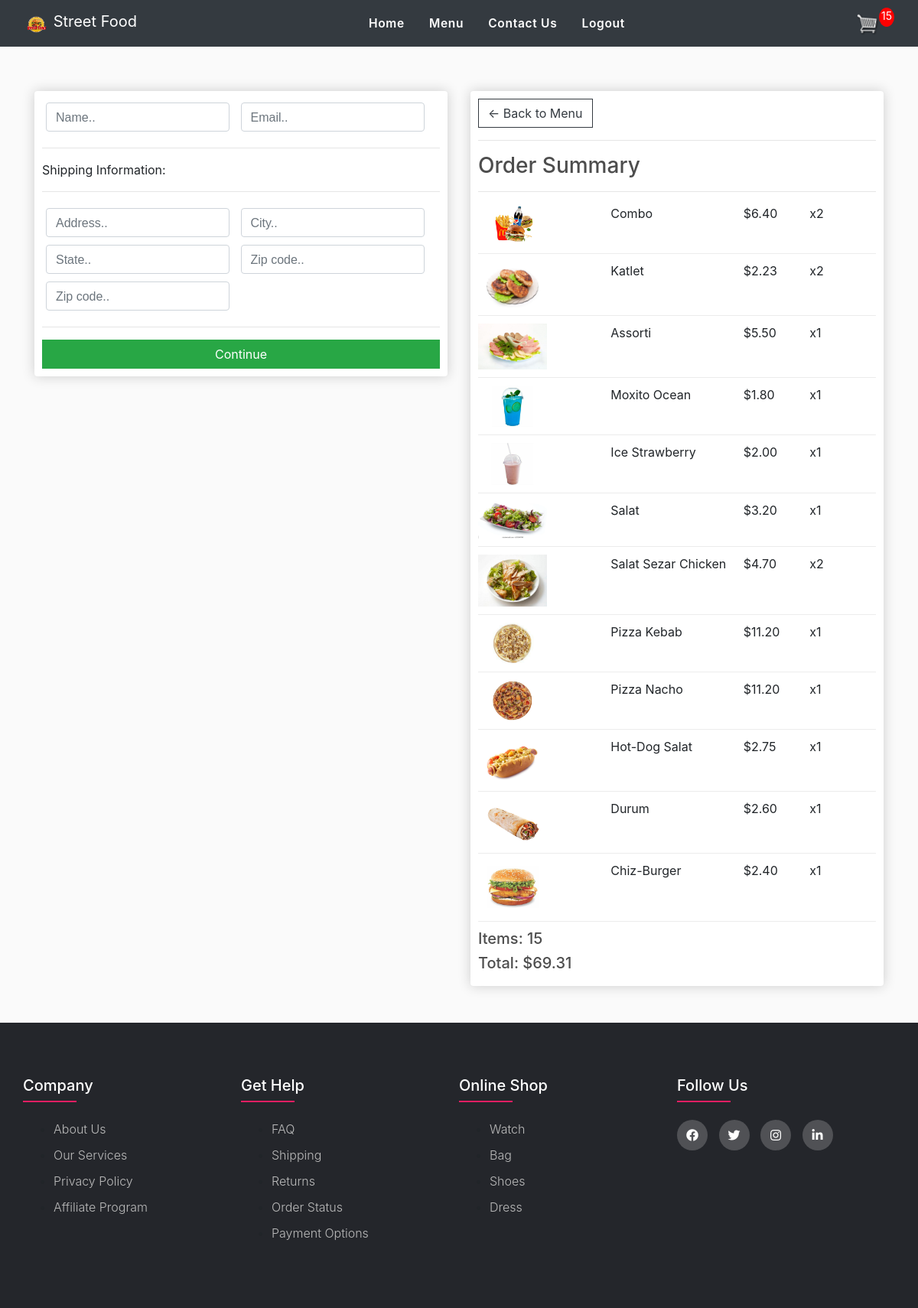
The app's page /order/ (signed in) with its own data.
### streetfood/models.py (models this page shows, shortened)
class OrderItem(models.Model):
    product = models.ForeignKey(Product, on_delete=models.SET_NULL, null=True)
    order = models.ForeignKey(Order, on_delete=models.SET_NULL, null=True)
    quantity = models.IntegerField(default=0, null=True, blank=True)
    date_added = models.DateTimeField(auto_now_add=True)
    @property
    def get_total(self):
        total = self.product.price * self.quantity
        return total

class Product(models.Model):
    name = models.CharField(max_length=200)
    price = models.DecimalField(max_digits=7, decimal_places=2)
    image = models.ImageField(null=True, blank=True)
    @property
    def imageURL(self):
        try:
            url = self.image.url
        except:
            url = ''
        return url

class Order(models.Model):
    customer = models.ForeignKey(Customer, on_delete=models.SET_NULL, null=True, blank=True)
    date_ordered = models.DateTimeField(auto_now_add=True)
    complete = models.BooleanField(default=False)
    transaction_id = models.CharField(max_length=100, null=True)
    @property
    def get_cart_total(self):
        orderitems = self.orderitem_set.all()
        total = sum([item.get_total for item in orderitems])
        return total
    @property
    def get_cart_items(self):
        orderitems = self.orderitem_set.all()
        total = sum([item.quantity for item in orderitems])
        return total

### streetfood/views.py (the view)
# urls.py: path('order/', views.order, name="order"),
def order(request):
    if request.user.is_authenticated:
        customer = request.user.customer
        order, created = Order.objects.get_or_create(customer=customer, complete=False)
        items = order.orderitem_set.all()
        cartItems = order.get_cart_items
    else:
        items = []
        order = {'get_cart_total': 0, 'get_cart_items': 0}
        cartItems = order['get_cart_items']
    context = {'items':items, 'order':order, 'cartItems':cartItems}
    return render(request, 'store/order.html', context)

### streetfood/templates/store/order.html (shortened to what this page needs)
{% extends 'store/base.html' %}
{% load static %}
{% block content %}
<link rel="stylesheet" type="text/css" href="dcodes/payment_icons/dc_payment_icons.css" />
<link rel="stylesheet" type="text/css" href="http://cdn.dcodes.net/2/payment_icons/dc_payment_icons.css" />
<br><br>
<div class="row">
  <div class="col-lg-6">
    <div class="box-element" id="form-wrapper">
      <form id="form">
        <div id="user-info">
          <div class="form-field">
            <input required class="form-control" type="text" name="name" placeholder="Name..">
          </div>
          <div class="form-field">
            <input required class="form-control" type="email" name="email" placeholder="Email..">
          </div>
        </div>
        <div id="shipping-info">
          <hr>
          <aside>
            <p>Shipping Information:</p>
          </aside>
          <hr>
          <div class="form-field">
            <input class="form-control" type="text" name="address" placeholder="Address..">
          </div>
          <div class="form-field">
            <input class="form-control" type="text" name="city" placeholder="City..">
          </div>
          <div class="form-field">
            <input class="form-control" type="text" name="state" placeholder="State..">
          </div>
          <div class="form-field">
            <input class="form-control" type="text" name="zipcode" placeholder="Zip code..">
          </div>
          <div class="form-field">
            <input class="form-control" type="text" name="country" placeholder="Zip code..">
          </div>
        </div>
        <hr>
        <input id="form-button" class="btn btn-success btn-block" type="submit" value="Continue">
      </form>
    </div>
    <br>
  </div>
  <div class="col-lg-6">
    <div class="box-element">
      <a  class="btn btn-outline-dark" href="{% url 'menu' %}">&#x2190; Back to Menu</a>
      <hr>
      <h3>Order Summary</h3>
      <hr>
      {% for item in items %}
      <div class="cart-row">
        <div style="flex:2"><img class="row-image" src="{{item.product.imageURL}}"></div>
        <div style="flex:2"><p>{{item.product.name}}</p></div>
        <div style="flex:1"><p>${{item.product.price|floatformat:2}}</p></div>
        <div style="flex:1"><p>x{{item.quantity}}</p></div>
      </div>
      {% endfor %}
      <h5>Items:   {{order.get_cart_items}}</h5>
      <h5>Total:   ${{order.get_cart_total|floatformat:2}}</h5>
    </div>
  </div>
</div>
{% endblock content %}

### static/css/main.css (style rules this page uses)
body { background-image: url(https://t4.ftcdn.net/jpg/04/77/41/49/360_F_477414972_fCT8rvCa1KxIq0g9p51GmcRiQhl2PSvi.jpg); background-repeat: no-repeat; background-size: cover; }
::placeholder { color: #fff; font-family: Arial; }
body { background-color: hsl(0, 0%, 98%); }
h1,h2,h3,h4,h5,h6 { color:hsl(0, 0%, 30%); }
.box-element { box-shadow:hsl(0, 0%, 80%) 0 0 16px; background-color: #fff; border-radius: 4px; padding: 10px; }
.col-lg-4, .col-lg-6, .col-lg-8, .col-lg-12 { margin-top: 10px; }
.btn { border-radius: 0; }
.row-image { width: 100px; }
.form-field { width:250px; display: inline-block; padding: 5px; }
.cart-row { display: flex; align-items: flex-stretch; padding-bottom: 10px; margin-bottom: 10px; border-bottom: 1px solid #ececec; }

### streetfood/templates/store/base.html (style rules this page uses)
body { background-image: url(https://png.pngtree.com/background/20210710/original/pngtree-fast-food-light-yellow-hamburger-coke-chips-hot-coffee-tomato-sauce-picture-image_981064.jpg); background-repeat: no-repeat; background-size: cover; }
::placeholder { color: #fff; font-family: Arial; }
body { background-color: hsl(0, 0%, 98%); }
h1,h2,h3,h4,h5,h6 { color:hsl(0, 0%, 30%); }
.box-element { box-shadow:hsl(0, 0%, 80%) 0 0 16px; background-color: #fff; border-radius: 4px; padding: 10px; }
.col-lg-4, .col-lg-6, .col-lg-8, .col-lg-12 { margin-top: 10px; }
.btn { border-radius: 0; }
.row-image { width: 90px; }
.form-field { width:250px; display: inline-block; padding: 5px; }
.cart-row { display: flex; align-items: flex-stretch; padding-bottom: 10px; margin-bottom: 10px; border-bottom: 1px solid #ececec; }

### records on screen
OrderItem: product.imageURL (picture), product.name "Combo", product.price "6.40", quantity "2"
OrderItem: product.imageURL (picture), product.name "Katlet", product.price "2.23", quantity "2"
OrderItem: product.imageURL (picture), product.name "Assorti", product.price "5.50", quantity "1"
OrderItem: product.imageURL (picture), product.name "Moxito Ocean", product.price "1.80", quantity "1"
OrderItem: product.imageURL (picture), product.name "Ice Strawberry", product.price "2.00", quantity "1"
OrderItem: product.imageURL (picture), product.name "Salat", product.price "3.20", quantity "1"
OrderItem: product.imageURL (picture), product.name "Salat Sezar Chicken", product.price "4.70", quantity "2"
OrderItem: product.imageURL (picture), product.name "Pizza Kebab", product.price "11.20", quantity "1"
OrderItem: product.imageURL (picture), product.name "Pizza Nacho", product.price "11.20", quantity "1"
OrderItem: product.imageURL (picture), product.name "Hot-Dog Salat", product.price "2.75", quantity "1"
OrderItem: product.imageURL (picture), product.name "Durum", product.price "2.60", quantity "1"
OrderItem: product.imageURL (picture), product.name "Chiz-Burger", product.price "2.40", quantity "1"
Order: get_cart_items "15", get_cart_total "69.31"

### other values on screen
{{ cartItems }} "15"
